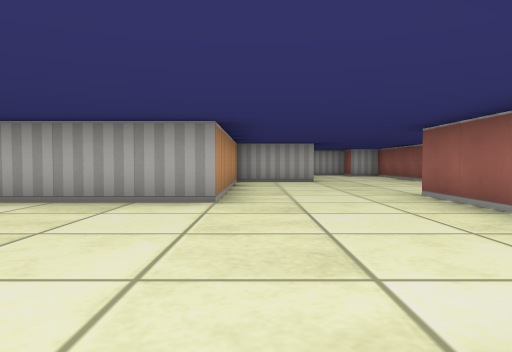
View 1 (above)

12 first-person views from a walk through a cub3D ray-caster map. The camera is about half as high as the walls, tilts 2° down and sees 70° across. The floor is counted in squares. Each view is taken from the middle of a square. On the plan, view 1 faces up. The plan holds only what a view shows up to about 9 squares ahead; the rest is blank.

View 2
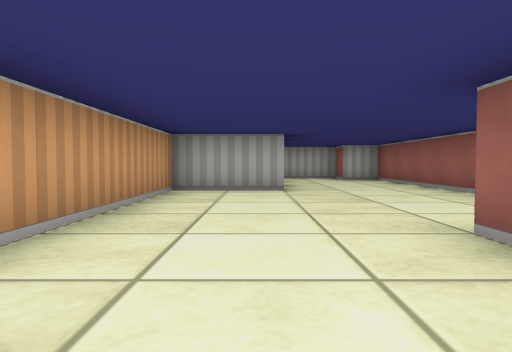

View 3
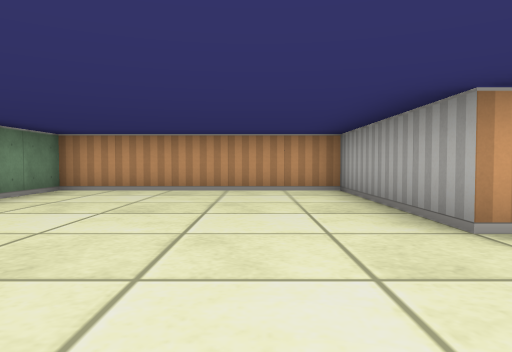

View 4
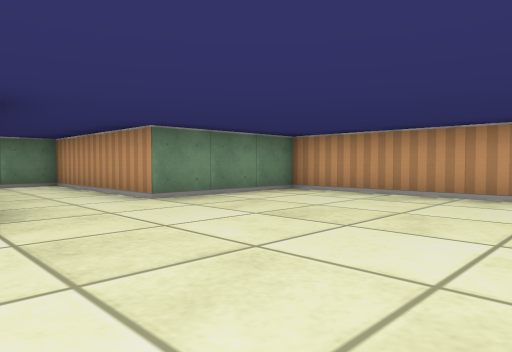

View 5
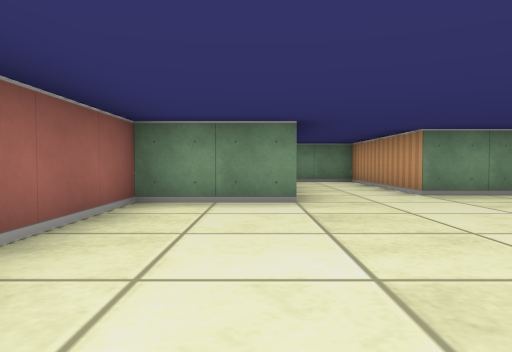

View 6
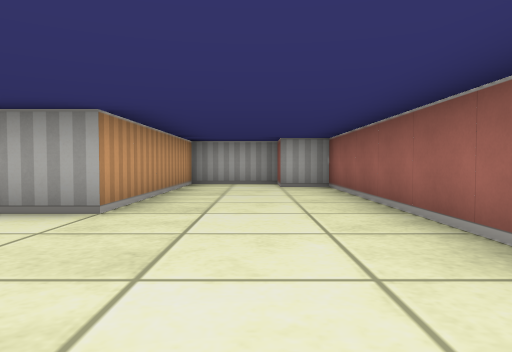

View 7
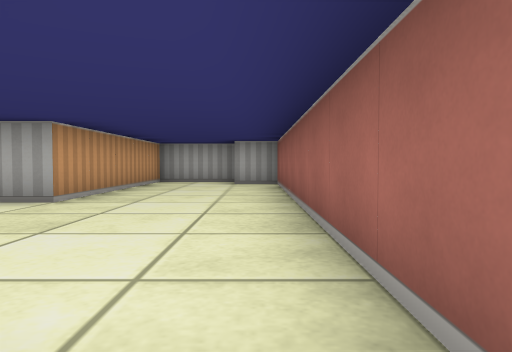

View 8
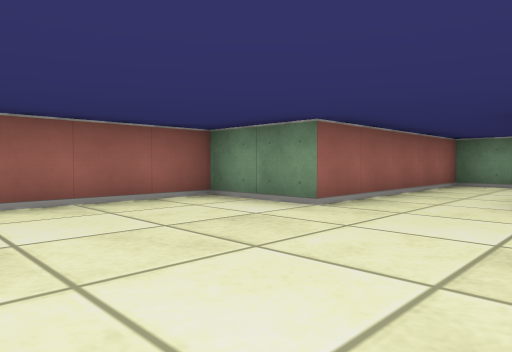

View 9
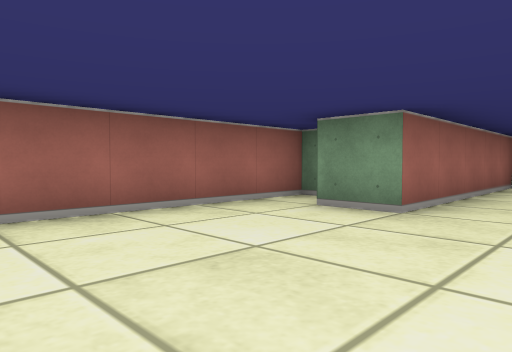

View 10
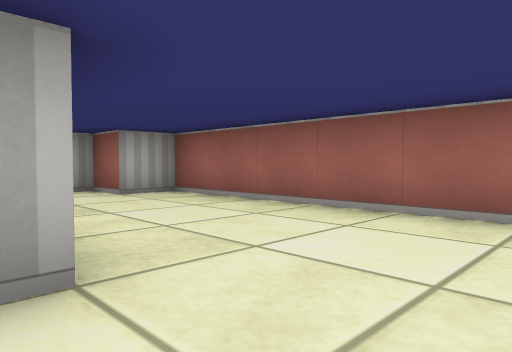

View 11
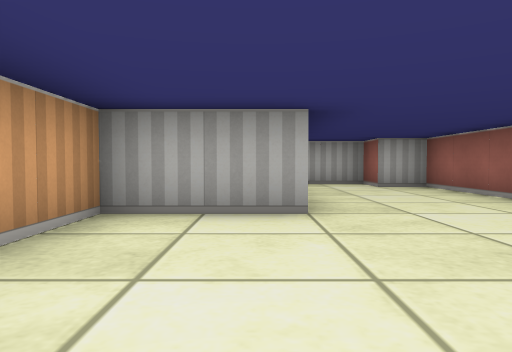

View 12
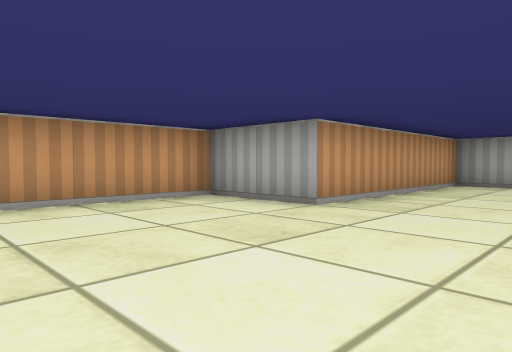

### Floor plan
Points are (right, up) in squares from view 1. A wall is a line through its corners. A room is listed if a view was taken in it or the views show most of it. See-through windows are left out.
Room 1 (views 1, 2, 3, 4, 5, 6, 7, 8, 9, 10, 11, 12)
walls: (4.5, 4.5) (4.5, 13.5) (3.5, 13.5) (3.5, 14.5) (1.5, 14.5) (1.5, 9.5) (-0.5, 9.5) (-0.5, 4.5) (-4.5, 4.5) (-4.5, -0.5) (-1.5, -0.5) (-1.5, -4.5) (0.5, -4.5) (0.5, 0.5) (2.5, 0.5) (2.5, 5.5) (3.5, 5.5)

Positions as (right, up) in squares from view 1, and headings:
1: (0, 0), facing up
2: (1, 3), facing up
3: (2, 3), facing left
4: (1, 4), facing down-left
5: (1, 5), facing down
6: (3, 6), facing up
7: (4, 5), facing up
8: (-2, 4), facing down-right
9: (1, 9), facing down-right
10: (1, 8), facing up-right
11: (1, 6), facing up
12: (4, 6), facing up-left
